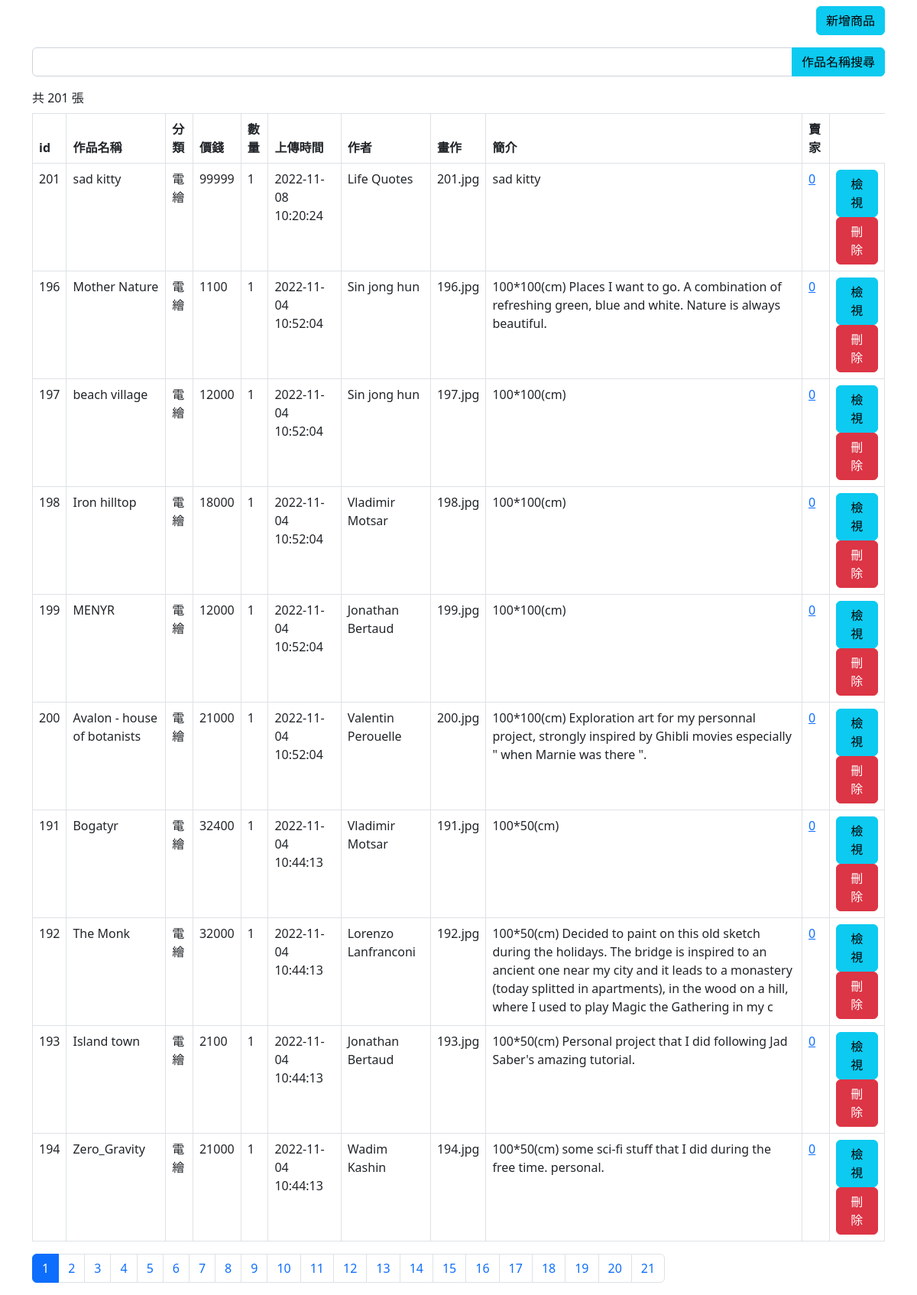
Screenshot of /product/products.php with the database file from the repository.
### tables this page shows
CREATE TABLE `product` (
  `id` int(5) NOT NULL,
  `name` varchar(225) NOT NULL,
  `category` int(5) NOT NULL,
  `price` int(7) NOT NULL,
  `amount` int(5) NOT NULL,
  `create_time` datetime NOT NULL,
  `author` varchar(225) NOT NULL,
  `images` varchar(225) NOT NULL,
  `detailed` varchar(255) NOT NULL,
  `sell_id` int(5) NOT NULL
);

### product/products.php (the view, shortened to what this page needs)
<?php
require_once("../db2-connect.php");
if (isset($_GET["search"])) {
  $search = $_GET["search"];
  $sql = "SELECT * FROM product WHERE `product`.`name` LIKE '%$search%'  ORDER BY `product`.`id` ASC";
  $result = $conn->query($sql);
  $userCount = $result->num_rows;
} else {
  if (isset($_GET["page"])) {
    $page = $_GET["page"];
  } else {
    $page = 1;
  }
  $sqlAll="SELECT * FROM `product` ORDER BY `product`.`id` ASC ";
  $resultAll = $conn->query($sqlAll);
  $userCount = $resultAll->num_rows;
  $per_page = 10;
  $page_start = ($page - 1) * $per_page;
  $sql = "SELECT * FROM `product` ORDER BY `product`.`create_time` DESC
  LIMIT $page_start, $per_page";
  $result = $conn->query($sql);
  $totalPage = ceil($userCount / $per_page);
}
$rows = $result->fetch_all(MYSQLI_ASSOC);
?>
<!doctype html>
<html lang="en">
<head>
  <link href="https://cdn.jsdelivr.net/npm/bootstrap@5.2.1/dist/css/bootstrap.min.css" rel="stylesheet">
</head>
<body>
  <div class="container">
    <div class="py-2 d-flex justify-content-end ">
      <a class="btn btn-info" href="../seller/file-upload.php">新增商品</a>
    </div>
    <div class="py-2">
      <form action="products.php" method="get">
        <div class="input-group">
          <input type="text" class="form-control" name="search">
          <button type="submit" class="btn btn-info">作品名稱搜尋</button>
        </div>
      </form>
    </div>
    <div class="py-2">
      共 <?= $userCount ?> 張
    </div>
    <table class="table table-bordered">
      <thead>
        <tr>
          <th>id</th>
          <th>作品名稱</th>
          <th>分類</th>
          <th>價錢</th>
          <th>數量</th>
          <th>上傳時間</th>
          <th>作者</th>
          <th>畫作</th>
          <th>簡介</th>
          <th>賣家</th>
        </tr>
      </thead>
      <?php if ($userCount > 0) : ?>
        <tbody>
          <?php foreach ($rows as $row) : ?>
            <tr>
              <td><?= $row["id"] ?></td>
              <td><?= $row["name"] ?></td>
              <td>
                <?php if($row["category"]=="1") {
                    echo "水墨";
                } elseif ($row["category"]=="2"){
                    echo "膠彩";
                }elseif ($row["category"]=="3"){
                    echo "油畫";
                }elseif ($row["category"]=="4"){
                    echo "水彩";
                }elseif ($row["category"]=="5"){
                    echo "版畫";
                }elseif ($row["category"]=="6"){
                    echo "電繪";
                }?>
                </td>
              <td><?= $row["price"] ?></td>
              <td><?= $row["amount"] ?></td>
              <td><?= $row["create_time"] ?></td>
              <td><?= $row["author"] ?></td>
              <td><?= $row["images"] ?></td>
              <td><?= $row["detailed"] ?></td>
              <td><a href="../seller/edit-seller.php?id=<?= $row["sell_id"] ?>"><?= $row["sell_id"] ?></a></td>
              <td>
                <a class="btn btn-info" href="product_page.php?id=<?= $row["id"] ?>">檢視</a>
                <a class="btn btn-danger" href="delete-product.php?id=<?= $row["id"] ?>">刪除</a>
              </td>
            </tr>
          <?php endforeach; ?>
        </tbody>
      <?php endif; ?>
    </table>
    <?php if (!isset($_GET["search"])) : ?>
      <nav aria-label="Page navigation example">
        <ul class="pagination">
          <?php for ($i = 1; $i <= $totalPage; $i++) : ?>
            <li class="page-item
            <?php
                if ($i == $page) echo "active";
            ?>">
            <a class="page-link" href="products.php?page=<?= $i ?>"><?= $i ?></a></li>
          <?php endfor; ?>
        </ul>
      </nav>
    <?php endif; ?>
  </div>
</body>
</html>

### rows the page displays
product: id "201", name "sad kitty", category "電繪", price "99999", amount "1", create_time "2022-11-08 10:20:24", author "Life Quotes", images "201.jpg", detailed "sad kitty", sell "0"
product: id "196", name "Mother Nature", category "電繪", price "1100", amount "1", create_time "2022-11-04 10:52:04", author "Sin jong hun", images "196.jpg", detailed "100*100(cm) Places I want to go. A combination of refreshing green, blue and white. Nature is always beautiful.", sell "0"
product: id "197", name "beach village", category "電繪", price "12000", amount "1", create_time "2022-11-04 10:52:04", author "Sin jong hun", images "197.jpg", detailed "100*100(cm)", sell "0"
product: id "198", name "Iron hilltop", category "電繪", price "18000", amount "1", create_time "2022-11-04 10:52:04", author "Vladimir Motsar", images "198.jpg", detailed "100*100(cm)", sell "0"
product: id "199", name "MENYR", category "電繪", price "12000", amount "1", create_time "2022-11-04 10:52:04", author "Jonathan Bertaud", images "199.jpg", detailed "100*100(cm)", sell "0"
product: id "200", name "Avalon - house of botanists", category "電繪", price "21000", amount "1", create_time "2022-11-04 10:52:04", author "Valentin Perouelle", images "200.jpg", detailed "100*100(cm) Exploration art for my personnal project, strongly inspired by Ghibli movies especially \" when Marnie was there \".", sell "0"
product: id "191", name "Bogatyr", category "電繪", price "32400", amount "1", create_time "2022-11-04 10:44:13", author "Vladimir Motsar", images "191.jpg", detailed "100*50(cm)", sell "0"
product: id "192", name "The Monk", category "電繪", price "32000", amount "1", create_time "2022-11-04 10:44:13", author "Lorenzo Lanfranconi", images "192.jpg", detailed "100*50(cm) Decided to paint on this old sketch during the holidays. The bridge is inspired to an ancient one near my city and it leads to a monastery (today splitted in apartments), in the wood on a hill, where I used to play Magic the Gathering in my c", sell "0"
product: id "193", name "Island town", category "電繪", price "2100", amount "1", create_time "2022-11-04 10:44:13", author "Jonathan Bertaud", images "193.jpg", detailed "100*50(cm) Personal project that I did following Jad Saber's amazing tutorial.", sell "0"
product: id "194", name "Zero_Gravity", category "電繪", price "21000", amount "1", create_time "2022-11-04 10:44:13", author "Wadim Kashin", images "194.jpg", detailed "100*50(cm) some sci-fi stuff that I did during the free time. personal.", sell "0"

### other values shown
$userCount "201"
